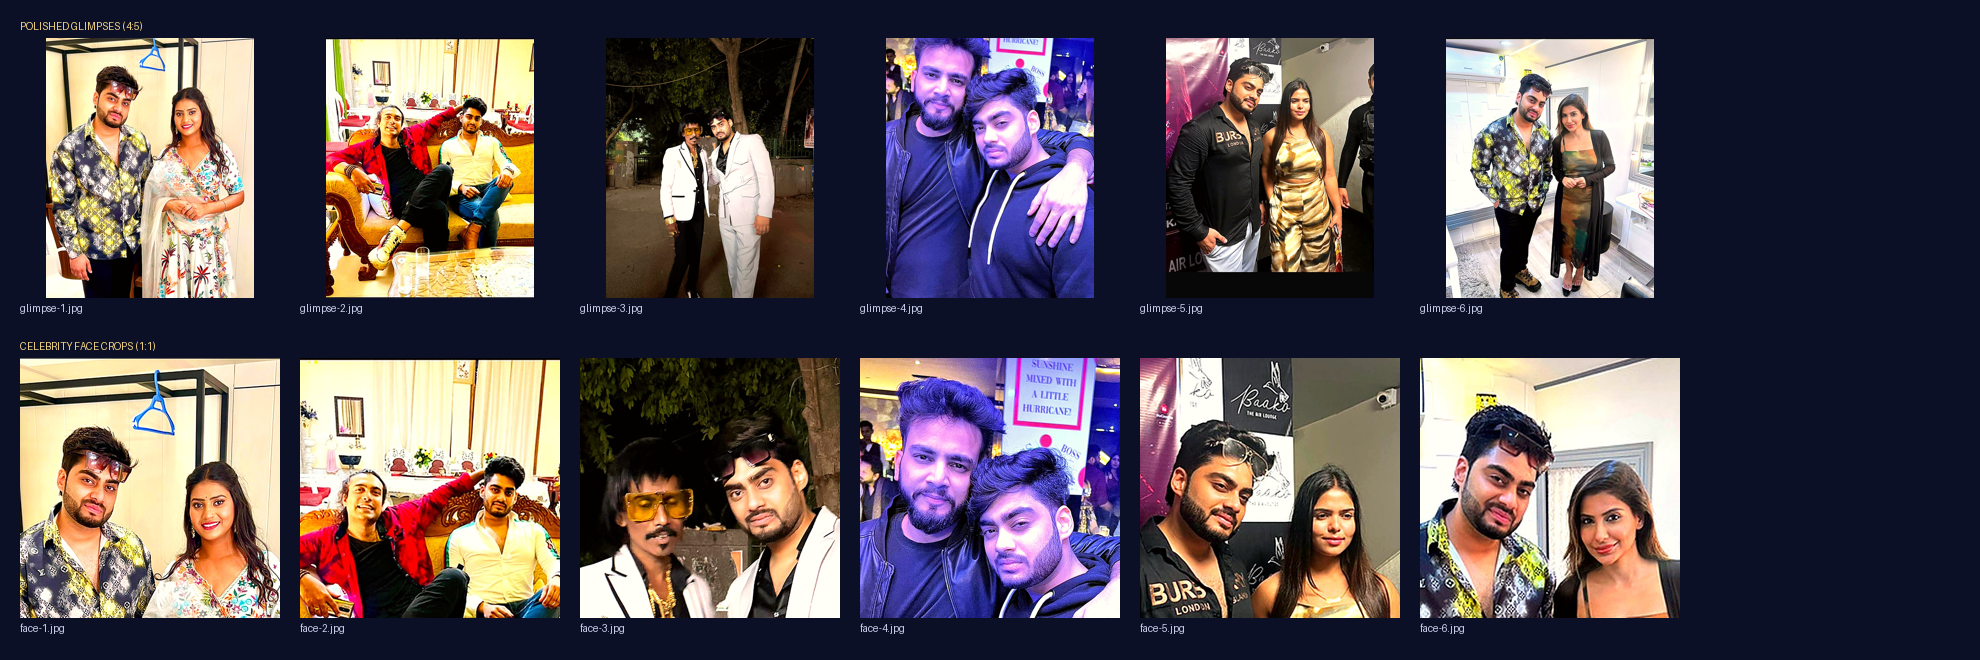

Generate this figure with Python:
"""Contact sheet of the polished output so the crops can be eyeballed in one pass."""
import glob
import os
from PIL import Image, ImageDraw

rows = [
    ("polished glimpses (4:5)", sorted(glob.glob("assets/gallery/glimpse-*.jpg"))),
    ("celebrity face crops (1:1)", sorted(glob.glob("assets/faces/face-*.jpg"))),
]
CELL, PAD, COLS = 260, 20, 7
sheet_h = PAD + sum(CELL + PAD + 40 for _, _ in rows)
sheet = Image.new("RGB", (COLS * (CELL + PAD) + PAD, sheet_h), (12, 16, 38))
d = ImageDraw.Draw(sheet)

y = PAD
for label, files in rows:
    d.text((PAD, y), label.upper(), fill=(240, 210, 130))
    y += 18
    for i, f in enumerate(files):
        with Image.open(f) as im:
            im = im.convert("RGB")
            im.thumbnail((CELL, CELL))
            x = PAD + i * (CELL + PAD)
            sheet.paste(im, (x + (CELL - im.width) // 2, y))
            d.text((x, y + CELL + 4), os.path.basename(f), fill=(200, 208, 235))
    y += CELL + PAD + 22

sheet.save("_sheet.png")
print("_sheet.png", sheet.size)
